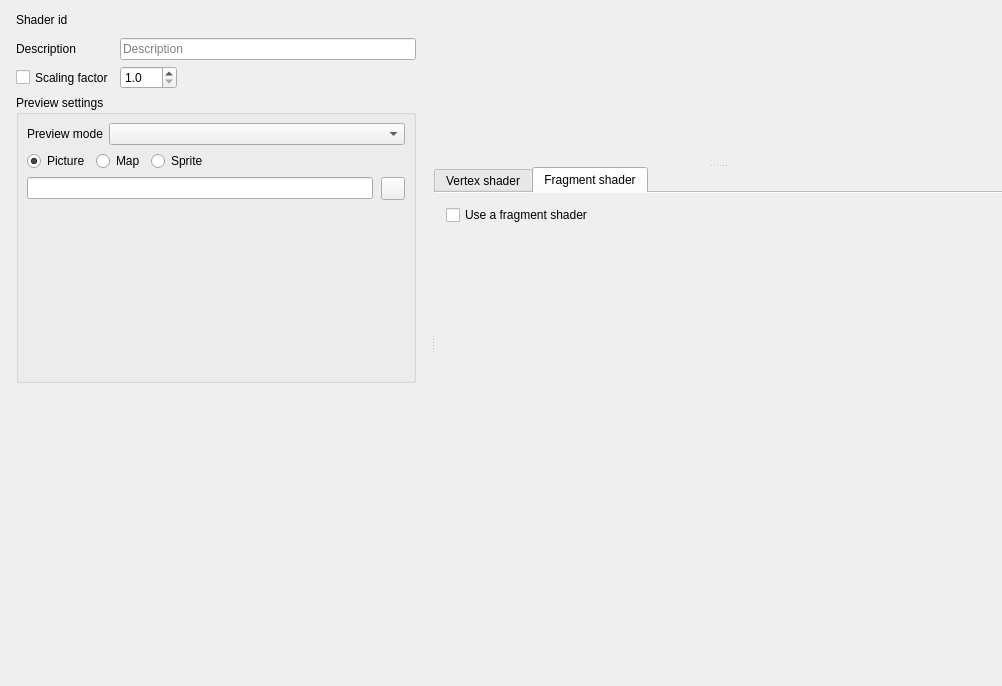
<?xml version="1.0" encoding="UTF-8"?>
<ui version="4.0">
 <class>SolarusEditor::ShaderEditor</class>
 <widget class="QWidget" name="SolarusEditor::ShaderEditor">
  <property name="geometry">
   <rect>
    <x>0</x>
    <y>0</y>
    <width>1002</width>
    <height>686</height>
   </rect>
  </property>
  <layout class="QVBoxLayout" name="verticalLayout_6">
   <property name="leftMargin">
    <number>0</number>
   </property>
   <property name="topMargin">
    <number>0</number>
   </property>
   <property name="rightMargin">
    <number>0</number>
   </property>
   <property name="bottomMargin">
    <number>0</number>
   </property>
   <item>
    <widget class="QSplitter" name="main_splitter">
     <property name="orientation">
      <enum>Qt::Orientation::Horizontal</enum>
     </property>
     <property name="handleWidth">
      <number>2</number>
     </property>
     <property name="childrenCollapsible">
      <bool>false</bool>
     </property>
     <widget class="QWidget" name="shader_properties_widget" native="true">
      <property name="sizePolicy">
       <sizepolicy hsizetype="Ignored" vsizetype="Preferred">
        <horstretch>0</horstretch>
        <verstretch>0</verstretch>
       </sizepolicy>
      </property>
      <property name="minimumSize">
       <size>
        <width>200</width>
        <height>0</height>
       </size>
      </property>
      <layout class="QVBoxLayout" name="vertical_layout">
       <property name="leftMargin">
        <number>16</number>
       </property>
       <property name="topMargin">
        <number>8</number>
       </property>
       <property name="rightMargin">
        <number>16</number>
       </property>
       <property name="bottomMargin">
        <number>16</number>
       </property>
       <item>
        <widget class="QWidget" name="shader_properties_group_box" native="true">
         <layout class="QFormLayout" name="formLayout">
          <property name="fieldGrowthPolicy">
           <enum>QFormLayout::FieldGrowthPolicy::ExpandingFieldsGrow</enum>
          </property>
          <property name="leftMargin">
           <number>0</number>
          </property>
          <property name="topMargin">
           <number>0</number>
          </property>
          <property name="rightMargin">
           <number>0</number>
          </property>
          <property name="bottomMargin">
           <number>0</number>
          </property>
          <item row="0" column="0">
           <widget class="QLabel" name="shader_id_label">
            <property name="toolTip">
             <string/>
            </property>
            <property name="text">
             <string>Shader id</string>
            </property>
           </widget>
          </item>
          <item row="0" column="1">
           <widget class="QLabel" name="shader_id_field">
            <property name="sizePolicy">
             <sizepolicy hsizetype="Expanding" vsizetype="Preferred">
              <horstretch>0</horstretch>
              <verstretch>0</verstretch>
             </sizepolicy>
            </property>
            <property name="minimumSize">
             <size>
              <width>0</width>
              <height>24</height>
             </size>
            </property>
            <property name="toolTip">
             <string>Filename of the shader program (without extension)</string>
            </property>
            <property name="text">
             <string/>
            </property>
            <property name="textInteractionFlags">
             <set>Qt::TextInteractionFlag::LinksAccessibleByMouse|Qt::TextInteractionFlag::TextSelectableByMouse</set>
            </property>
           </widget>
          </item>
          <item row="1" column="0">
           <widget class="QLabel" name="description_label">
            <property name="toolTip">
             <string/>
            </property>
            <property name="text">
             <string>Description</string>
            </property>
           </widget>
          </item>
          <item row="1" column="1">
           <widget class="QLineEdit" name="description_field">
            <property name="sizePolicy">
             <sizepolicy hsizetype="Expanding" vsizetype="Fixed">
              <horstretch>0</horstretch>
              <verstretch>0</verstretch>
             </sizepolicy>
            </property>
            <property name="toolTip">
             <string>User-friendly description to show in the editor</string>
            </property>
            <property name="placeholderText">
             <string>Description</string>
            </property>
            <property name="clearButtonEnabled">
             <bool>true</bool>
            </property>
           </widget>
          </item>
          <item row="2" column="0">
           <widget class="QCheckBox" name="scaling_factor_check_box">
            <property name="sizePolicy">
             <sizepolicy hsizetype="Minimum" vsizetype="Preferred">
              <horstretch>0</horstretch>
              <verstretch>0</verstretch>
             </sizepolicy>
            </property>
            <property name="text">
             <string>Scaling factor</string>
            </property>
           </widget>
          </item>
          <item row="2" column="1">
           <widget class="QDoubleSpinBox" name="scaling_factor_field">
            <property name="decimals">
             <number>1</number>
            </property>
            <property name="minimum">
             <double>1.000000000000000</double>
            </property>
            <property name="value">
             <double>1.000000000000000</double>
            </property>
           </widget>
          </item>
         </layout>
        </widget>
       </item>
       <item>
        <widget class="QGroupBox" name="preview_settings_group_box">
         <property name="sizePolicy">
          <sizepolicy hsizetype="Preferred" vsizetype="Minimum">
           <horstretch>0</horstretch>
           <verstretch>0</verstretch>
          </sizepolicy>
         </property>
         <property name="title">
          <string>Preview settings</string>
         </property>
         <property name="alignment">
          <set>Qt::AlignmentFlag::AlignLeading|Qt::AlignmentFlag::AlignLeft|Qt::AlignmentFlag::AlignTop</set>
         </property>
         <layout class="QVBoxLayout" name="verticalLayout_4">
          <property name="leftMargin">
           <number>8</number>
          </property>
          <property name="topMargin">
           <number>8</number>
          </property>
          <property name="rightMargin">
           <number>8</number>
          </property>
          <property name="bottomMargin">
           <number>8</number>
          </property>
          <item>
           <layout class="QFormLayout" name="preview_mode_layout">
            <property name="fieldGrowthPolicy">
             <enum>QFormLayout::FieldGrowthPolicy::ExpandingFieldsGrow</enum>
            </property>
            <property name="leftMargin">
             <number>0</number>
            </property>
            <property name="topMargin">
             <number>0</number>
            </property>
            <property name="rightMargin">
             <number>0</number>
            </property>
            <property name="bottomMargin">
             <number>0</number>
            </property>
            <item row="0" column="0">
             <widget class="QLabel" name="preview_mode_label">
              <property name="text">
               <string>Preview mode</string>
              </property>
             </widget>
            </item>
            <item row="0" column="1">
             <widget class="SolarusEditor::EnumSelector&lt;SolarusEditor::ShaderPreviewMode&gt;" name="preview_mode_selector">
              <property name="sizePolicy">
               <sizepolicy hsizetype="Expanding" vsizetype="Fixed">
                <horstretch>0</horstretch>
                <verstretch>0</verstretch>
               </sizepolicy>
              </property>
             </widget>
            </item>
           </layout>
          </item>
          <item>
           <layout class="QHBoxLayout" name="preview_type_layout">
            <property name="leftMargin">
             <number>0</number>
            </property>
            <property name="topMargin">
             <number>0</number>
            </property>
            <property name="rightMargin">
             <number>0</number>
            </property>
            <property name="bottomMargin">
             <number>0</number>
            </property>
            <item>
             <widget class="QRadioButton" name="preview_picture_radio">
              <property name="text">
               <string>Picture</string>
              </property>
              <property name="icon">
               <iconset resource="../../resources/images.qrc">
                <normaloff>:/images/icon_image.svg</normaloff>:/images/icon_image.svg</iconset>
              </property>
              <property name="checked">
               <bool>true</bool>
              </property>
             </widget>
            </item>
            <item>
             <widget class="QRadioButton" name="preview_map_radio">
              <property name="text">
               <string>Map</string>
              </property>
              <property name="icon">
               <iconset resource="../../resources/images.qrc">
                <normaloff>:/images/icon_resource_map.svg</normaloff>:/images/icon_resource_map.svg</iconset>
              </property>
             </widget>
            </item>
            <item>
             <widget class="QRadioButton" name="preview_sprite_radio">
              <property name="text">
               <string>Sprite</string>
              </property>
              <property name="icon">
               <iconset resource="../../resources/images.qrc">
                <normaloff>:/images/icon_resource_sprite.svg</normaloff>:/images/icon_resource_sprite.svg</iconset>
              </property>
             </widget>
            </item>
            <item>
             <spacer name="horizontal_spacer">
              <property name="orientation">
               <enum>Qt::Orientation::Horizontal</enum>
              </property>
              <property name="sizeHint" stdset="0">
               <size>
                <width>40</width>
                <height>20</height>
               </size>
              </property>
             </spacer>
            </item>
           </layout>
          </item>
          <item>
           <widget class="QStackedWidget" name="preview_file_widget">
            <property name="sizePolicy">
             <sizepolicy hsizetype="Expanding" vsizetype="Fixed">
              <horstretch>0</horstretch>
              <verstretch>0</verstretch>
             </sizepolicy>
            </property>
            <property name="currentIndex">
             <number>0</number>
            </property>
            <widget class="QWidget" name="preview_picture_page">
             <property name="sizePolicy">
              <sizepolicy hsizetype="Expanding" vsizetype="Minimum">
               <horstretch>0</horstretch>
               <verstretch>0</verstretch>
              </sizepolicy>
             </property>
             <layout class="QVBoxLayout" name="verticalLayout_8">
              <property name="leftMargin">
               <number>0</number>
              </property>
              <property name="topMargin">
               <number>0</number>
              </property>
              <property name="rightMargin">
               <number>0</number>
              </property>
              <property name="bottomMargin">
               <number>0</number>
              </property>
              <item>
               <layout class="QHBoxLayout" name="preview_picture_field_layout">
                <property name="spacing">
                 <number>8</number>
                </property>
                <property name="leftMargin">
                 <number>0</number>
                </property>
                <property name="topMargin">
                 <number>0</number>
                </property>
                <property name="rightMargin">
                 <number>0</number>
                </property>
                <property name="bottomMargin">
                 <number>0</number>
                </property>
                <item>
                 <widget class="QLineEdit" name="preview_picture_field">
                  <property name="sizePolicy">
                   <sizepolicy hsizetype="Expanding" vsizetype="Fixed">
                    <horstretch>0</horstretch>
                    <verstretch>0</verstretch>
                   </sizepolicy>
                  </property>
                  <property name="readOnly">
                   <bool>true</bool>
                  </property>
                 </widget>
                </item>
                <item>
                 <widget class="QToolButton" name="preview_picture_browse_button">
                  <property name="toolTip">
                   <string>Open a PNG file</string>
                  </property>
                  <property name="text">
                   <string/>
                  </property>
                  <property name="icon">
                   <iconset resource="../../resources/images.qrc">
                    <normaloff>:/images/icon_open.svg</normaloff>:/images/icon_open.svg</iconset>
                  </property>
                 </widget>
                </item>
               </layout>
              </item>
              <item>
               <spacer name="verticalSpacer_3">
                <property name="orientation">
                 <enum>Qt::Orientation::Vertical</enum>
                </property>
                <property name="sizeHint" stdset="0">
                 <size>
                  <width>0</width>
                  <height>0</height>
                 </size>
                </property>
               </spacer>
              </item>
             </layout>
            </widget>
            <widget class="QWidget" name="preview_map_page">
             <property name="sizePolicy">
              <sizepolicy hsizetype="Expanding" vsizetype="Minimum">
               <horstretch>0</horstretch>
               <verstretch>0</verstretch>
              </sizepolicy>
             </property>
             <layout class="QVBoxLayout" name="verticalLayout_9">
              <property name="leftMargin">
               <number>0</number>
              </property>
              <property name="topMargin">
               <number>0</number>
              </property>
              <property name="rightMargin">
               <number>0</number>
              </property>
              <property name="bottomMargin">
               <number>0</number>
              </property>
              <item>
               <widget class="SolarusEditor::ResourceSelector" name="preview_map_field">
                <property name="sizePolicy">
                 <sizepolicy hsizetype="Expanding" vsizetype="Fixed">
                  <horstretch>0</horstretch>
                  <verstretch>0</verstretch>
                 </sizepolicy>
                </property>
               </widget>
              </item>
              <item>
               <spacer name="verticalSpacer_2">
                <property name="orientation">
                 <enum>Qt::Orientation::Vertical</enum>
                </property>
                <property name="sizeHint" stdset="0">
                 <size>
                  <width>0</width>
                  <height>0</height>
                 </size>
                </property>
               </spacer>
              </item>
             </layout>
            </widget>
            <widget class="QWidget" name="preview_sprite_page">
             <property name="sizePolicy">
              <sizepolicy hsizetype="Expanding" vsizetype="Minimum">
               <horstretch>0</horstretch>
               <verstretch>0</verstretch>
              </sizepolicy>
             </property>
             <layout class="QVBoxLayout" name="verticalLayout_7">
              <property name="leftMargin">
               <number>0</number>
              </property>
              <property name="topMargin">
               <number>0</number>
              </property>
              <property name="rightMargin">
               <number>0</number>
              </property>
              <property name="bottomMargin">
               <number>30</number>
              </property>
              <item>
               <widget class="SolarusEditor::ResourceSelector" name="preview_sprite_field">
                <property name="sizePolicy">
                 <sizepolicy hsizetype="Expanding" vsizetype="Fixed">
                  <horstretch>0</horstretch>
                  <verstretch>0</verstretch>
                 </sizepolicy>
                </property>
               </widget>
              </item>
              <item>
               <layout class="QFormLayout" name="preview_sprite_details_layout">
                <property name="fieldGrowthPolicy">
                 <enum>QFormLayout::FieldGrowthPolicy::ExpandingFieldsGrow</enum>
                </property>
                <property name="labelAlignment">
                 <set>Qt::AlignmentFlag::AlignLeading|Qt::AlignmentFlag::AlignLeft|Qt::AlignmentFlag::AlignTop</set>
                </property>
                <property name="leftMargin">
                 <number>0</number>
                </property>
                <property name="topMargin">
                 <number>0</number>
                </property>
                <property name="rightMargin">
                 <number>0</number>
                </property>
                <property name="bottomMargin">
                 <number>0</number>
                </property>
                <item row="0" column="0">
                 <widget class="QLabel" name="preview_sprite_animation_label">
                  <property name="text">
                   <string>Animation</string>
                  </property>
                 </widget>
                </item>
                <item row="0" column="1">
                 <widget class="QComboBox" name="preview_sprite_animation_field">
                  <property name="sizePolicy">
                   <sizepolicy hsizetype="Expanding" vsizetype="Fixed">
                    <horstretch>0</horstretch>
                    <verstretch>0</verstretch>
                   </sizepolicy>
                  </property>
                 </widget>
                </item>
                <item row="1" column="0">
                 <widget class="QLabel" name="preview_sprite_direction_label">
                  <property name="text">
                   <string>Direction</string>
                  </property>
                 </widget>
                </item>
                <item row="1" column="1">
                 <widget class="QSpinBox" name="preview_sprite_direction_field">
                  <property name="sizePolicy">
                   <sizepolicy hsizetype="Preferred" vsizetype="Fixed">
                    <horstretch>0</horstretch>
                    <verstretch>0</verstretch>
                   </sizepolicy>
                  </property>
                  <property name="maximum">
                   <number>999999</number>
                  </property>
                 </widget>
                </item>
               </layout>
              </item>
              <item>
               <spacer name="verticalSpacer_4">
                <property name="orientation">
                 <enum>Qt::Orientation::Vertical</enum>
                </property>
                <property name="sizeHint" stdset="0">
                 <size>
                  <width>0</width>
                  <height>0</height>
                 </size>
                </property>
               </spacer>
              </item>
             </layout>
            </widget>
           </widget>
          </item>
          <item>
           <spacer name="verticalSpacer">
            <property name="orientation">
             <enum>Qt::Orientation::Vertical</enum>
            </property>
            <property name="sizeHint" stdset="0">
             <size>
              <width>20</width>
              <height>40</height>
             </size>
            </property>
           </spacer>
          </item>
         </layout>
        </widget>
       </item>
       <item>
        <spacer name="verticalSpacer_5">
         <property name="orientation">
          <enum>Qt::Orientation::Vertical</enum>
         </property>
         <property name="sizeHint" stdset="0">
          <size>
           <width>0</width>
           <height>0</height>
          </size>
         </property>
        </spacer>
       </item>
      </layout>
     </widget>
     <widget class="QSplitter" name="right_splitter">
      <property name="orientation">
       <enum>Qt::Orientation::Vertical</enum>
      </property>
      <property name="handleWidth">
       <number>2</number>
      </property>
      <property name="childrenCollapsible">
       <bool>false</bool>
      </property>
      <widget class="SolarusEditor::ShaderPreviewer" name="shader_previewer" native="true">
       <property name="sizePolicy">
        <sizepolicy hsizetype="Expanding" vsizetype="Expanding">
         <horstretch>0</horstretch>
         <verstretch>0</verstretch>
        </sizepolicy>
       </property>
       <layout class="QVBoxLayout" name="verticalLayout">
        <property name="leftMargin">
         <number>16</number>
        </property>
        <property name="topMargin">
         <number>16</number>
        </property>
        <property name="rightMargin">
         <number>16</number>
        </property>
        <property name="bottomMargin">
         <number>16</number>
        </property>
       </layout>
      </widget>
      <widget class="QTabWidget" name="shader_files_tab_widget">
       <property name="currentIndex">
        <number>1</number>
       </property>
       <property name="documentMode">
        <bool>true</bool>
       </property>
       <widget class="QWidget" name="vertex_shader_page">
        <property name="sizePolicy">
         <sizepolicy hsizetype="Preferred" vsizetype="MinimumExpanding">
          <horstretch>0</horstretch>
          <verstretch>0</verstretch>
         </sizepolicy>
        </property>
        <attribute name="icon">
         <iconset resource="../../resources/images.qrc">
          <normaloff>:/images/icon_shader_code.svg</normaloff>:/images/icon_shader_code.svg</iconset>
        </attribute>
        <attribute name="title">
         <string>Vertex shader</string>
        </attribute>
        <layout class="QVBoxLayout" name="verticalLayout_3" stretch="0,1">
         <property name="spacing">
          <number>0</number>
         </property>
         <property name="leftMargin">
          <number>0</number>
         </property>
         <property name="topMargin">
          <number>0</number>
         </property>
         <property name="rightMargin">
          <number>0</number>
         </property>
         <property name="bottomMargin">
          <number>0</number>
         </property>
         <item>
          <layout class="QVBoxLayout" name="verticalLayout_10">
           <property name="spacing">
            <number>0</number>
           </property>
           <property name="leftMargin">
            <number>12</number>
           </property>
           <property name="topMargin">
            <number>8</number>
           </property>
           <property name="rightMargin">
            <number>8</number>
           </property>
           <property name="bottomMargin">
            <number>0</number>
           </property>
           <item>
            <widget class="QCheckBox" name="vertex_file_check_box">
             <property name="minimumSize">
              <size>
               <width>0</width>
               <height>28</height>
              </size>
             </property>
             <property name="maximumSize">
              <size>
               <width>16777215</width>
               <height>28</height>
              </size>
             </property>
             <property name="text">
              <string>Use a vertex shader</string>
             </property>
            </widget>
           </item>
          </layout>
         </item>
         <item>
          <widget class="QStackedWidget" name="vertex_editor_stacked_widget">
           <property name="sizePolicy">
            <sizepolicy hsizetype="Preferred" vsizetype="MinimumExpanding">
             <horstretch>0</horstretch>
             <verstretch>0</verstretch>
            </sizepolicy>
           </property>
           <property name="currentIndex">
            <number>0</number>
           </property>
           <widget class="QWidget" name="vertex_editor_empty_page">
            <layout class="QVBoxLayout" name="verticalLayout_5">
             <property name="leftMargin">
              <number>0</number>
             </property>
             <property name="topMargin">
              <number>0</number>
             </property>
             <property name="rightMargin">
              <number>0</number>
             </property>
             <property name="bottomMargin">
              <number>0</number>
             </property>
            </layout>
           </widget>
           <widget class="QWidget" name="vertex_editor_normal_page">
            <layout class="QVBoxLayout" name="vertex_editor_layout" stretch="0,1">
             <property name="spacing">
              <number>0</number>
             </property>
             <property name="leftMargin">
              <number>0</number>
             </property>
             <property name="topMargin">
              <number>0</number>
             </property>
             <property name="rightMargin">
              <number>0</number>
             </property>
             <property name="bottomMargin">
              <number>0</number>
             </property>
             <item>
              <widget class="QWidget" name="vertex_file_toolbar" native="true">
               <layout class="QHBoxLayout" name="vertex_file_layout">
                <property name="spacing">
                 <number>8</number>
                </property>
                <property name="leftMargin">
                 <number>8</number>
                </property>
                <property name="topMargin">
                 <number>4</number>
                </property>
                <property name="rightMargin">
                 <number>8</number>
                </property>
                <property name="bottomMargin">
                 <number>8</number>
                </property>
                <item>
                 <widget class="QToolButton" name="vertex_file_new_button">
                  <property name="toolTip">
                   <string>New vertex shader file</string>
                  </property>
                  <property name="icon">
                   <iconset resource="../../resources/images.qrc">
                    <normaloff>:/images/icon_file.svg</normaloff>:/images/icon_file.svg</iconset>
                  </property>
                 </widget>
                </item>
                <item>
                 <layout class="QHBoxLayout" name="vertex_file_open_layout">
                  <property name="spacing">
                   <number>4</number>
                  </property>
                  <item>
                   <widget class="QLineEdit" name="vertex_file_field">
                    <property name="minimumSize">
                     <size>
                      <width>250</width>
                      <height>0</height>
                     </size>
                    </property>
                    <property name="readOnly">
                     <bool>true</bool>
                    </property>
                   </widget>
                  </item>
                  <item>
                   <widget class="QToolButton" name="vertex_file_browse_button">
                    <property name="toolTip">
                     <string>Open vertex shader file</string>
                    </property>
                    <property name="icon">
                     <iconset resource="../../resources/images.qrc">
                      <normaloff>:/images/icon_open.svg</normaloff>:/images/icon_open.svg</iconset>
                    </property>
                   </widget>
                  </item>
                 </layout>
                </item>
                <item>
                 <widget class="QToolButton" name="vertex_file_save_button">
                  <property name="toolTip">
                   <string>Save vertex shader file</string>
                  </property>
                  <property name="icon">
                   <iconset resource="../../resources/images.qrc">
                    <normaloff>:/images/icon_save.svg</normaloff>:/images/icon_save.svg</iconset>
                  </property>
                 </widget>
                </item>
                <item>
                 <spacer name="horizontal_spacer_3">
                  <property name="orientation">
                   <enum>Qt::Orientation::Horizontal</enum>
                  </property>
                  <property name="sizeHint" stdset="0">
                   <size>
                    <width>0</width>
                    <height>0</height>
                   </size>
                  </property>
                 </spacer>
                </item>
               </layout>
              </widget>
             </item>
             <item>
              <spacer name="vertex_editor_placeholder">
               <property name="orientation">
                <enum>Qt::Orientation::Vertical</enum>
               </property>
               <property name="sizeHint" stdset="0">
                <size>
                 <width>0</width>
                 <height>0</height>
                </size>
               </property>
              </spacer>
             </item>
            </layout>
           </widget>
          </widget>
         </item>
        </layout>
       </widget>
       <widget class="QWidget" name="fragment_shader_page">
        <property name="sizePolicy">
         <sizepolicy hsizetype="Preferred" vsizetype="MinimumExpanding">
          <horstretch>0</horstretch>
          <verstretch>0</verstretch>
         </sizepolicy>
        </property>
        <attribute name="icon">
         <iconset resource="../../resources/images.qrc">
          <normaloff>:/images/icon_shader_code.svg</normaloff>:/images/icon_shader_code.svg</iconset>
        </attribute>
        <attribute name="title">
         <string>Fragment shader</string>
        </attribute>
        <layout class="QVBoxLayout" name="verticalLayout_2" stretch="0,0">
         <property name="spacing">
          <number>0</number>
         </property>
         <property name="leftMargin">
          <number>0</number>
         </property>
         <property name="topMargin">
          <number>0</number>
         </property>
         <property name="rightMargin">
          <number>0</number>
         </property>
         <property name="bottomMargin">
          <number>0</number>
         </property>
         <item>
          <layout class="QVBoxLayout" name="verticalLayout_12">
           <property name="spacing">
            <number>0</number>
           </property>
           <property name="leftMargin">
            <number>12</number>
           </property>
           <property name="topMargin">
            <number>8</number>
           </property>
           <property name="rightMargin">
            <number>8</number>
           </property>
           <property name="bottomMargin">
            <number>0</number>
           </property>
           <item>
            <widget class="QCheckBox" name="fragment_file_check_box">
             <property name="minimumSize">
              <size>
               <width>0</width>
               <height>28</height>
              </size>
             </property>
             <property name="text">
              <string>Use a fragment shader</string>
             </property>
            </widget>
           </item>
          </layout>
         </item>
         <item>
          <widget class="QStackedWidget" name="fragment_editor_stacked_widget">
           <property name="sizePolicy">
            <sizepolicy hsizetype="Preferred" vsizetype="MinimumExpanding">
             <horstretch>0</horstretch>
             <verstretch>0</verstretch>
            </sizepolicy>
           </property>
           <property name="currentIndex">
            <number>0</number>
           </property>
           <widget class="QWidget" name="fragment_editor_empty_page">
            <layout class="QVBoxLayout" name="verticalLayout_11">
             <property name="leftMargin">
              <number>0</number>
             </property>
             <property name="topMargin">
              <number>0</number>
             </property>
             <property name="rightMargin">
              <number>0</number>
             </property>
             <property name="bottomMargin">
              <number>0</number>
             </property>
            </layout>
           </widget>
           <widget class="QWidget" name="fragment_editor_normal_page">
            <layout class="QVBoxLayout" name="fragment_editor_layout" stretch="0,1">
             <property name="spacing">
              <number>0</number>
             </property>
             <property name="leftMargin">
              <number>0</number>
             </property>
             <property name="topMargin">
              <number>0</number>
             </property>
             <property name="rightMargin">
              <number>0</number>
             </property>
             <property name="bottomMargin">
              <number>0</number>
             </property>
             <item>
              <widget class="QWidget" name="fragment_file_toolbar" native="true">
               <layout class="QHBoxLayout" name="fragment_file_layout">
                <property name="spacing">
                 <number>8</number>
                </property>
                <property name="leftMargin">
                 <number>8</number>
                </property>
                <property name="topMargin">
                 <number>4</number>
                </property>
                <property name="rightMargin">
                 <number>8</number>
                </property>
                <property name="bottomMargin">
                 <number>8</number>
                </property>
                <item>
                 <widget class="QToolButton" name="fragment_file_new_button">
                  <property name="toolTip">
                   <string>New fragment shader file</string>
                  </property>
                  <property name="icon">
                   <iconset resource="../../resources/images.qrc">
                    <normaloff>:/images/icon_shader_code.svg</normaloff>:/images/icon_shader_code.svg</iconset>
                  </property>
                 </widget>
                </item>
                <item>
                 <layout class="QHBoxLayout" name="fragment_file_open_layout">
                  <property name="spacing">
                   <number>4</number>
                  </property>
                  <item>
                   <widget class="QLineEdit" name="fragment_file_field">
                    <property name="minimumSize">
                     <size>
                      <width>250</width>
                      <height>0</height>
                     </size>
                    </property>
                    <property name="readOnly">
                     <bool>true</bool>
                    </property>
                   </widget>
                  </item>
                  <item>
                   <widget class="QToolButton" name="fragment_file_browse_button">
                    <property name="toolTip">
                     <string>Open fragment shader file</string>
                    </property>
                    <property name="icon">
                     <iconset resource="../../resources/images.qrc">
                      <normaloff>:/images/icon_open.svg</normaloff>:/images/icon_open.svg</iconset>
                    </property>
                   </widget>
                  </item>
                 </layout>
                </item>
                <item>
                 <widget class="QToolButton" name="fragment_file_save_button">
                  <property name="toolTip">
                   <string>Save fragment shader file</string>
                  </property>
                  <property name="icon">
                   <iconset resource="../../resources/images.qrc">
                    <normaloff>:/images/icon_save.svg</normaloff>:/images/icon_save.svg</iconset>
                  </property>
                 </widget>
                </item>
                <item>
                 <spacer name="horizontalSpacer">
                  <property name="orientation">
                   <enum>Qt::Orientation::Horizontal</enum>
                  </property>
                  <property name="sizeHint" stdset="0">
                   <size>
                    <width>0</width>
                    <height>0</height>
                   </size>
                  </property>
                 </spacer>
                </item>
               </layout>
              </widget>
             </item>
             <item>
              <spacer name="fragment_editor_placeholder">
               <property name="orientation">
                <enum>Qt::Orientation::Vertical</enum>
               </property>
               <property name="sizeHint" stdset="0">
                <size>
                 <width>0</width>
                 <height>0</height>
                </size>
               </property>
              </spacer>
             </item>
            </layout>
           </widget>
          </widget>
         </item>
        </layout>
       </widget>
      </widget>
     </widget>
    </widget>
   </item>
  </layout>
 </widget>
 <customwidgets>
  <customwidget>
   <class>SolarusEditor::ResourceSelector</class>
   <extends>QComboBox</extends>
   <header>include/widgets/resource_selector.h</header>
  </customwidget>
  <customwidget>
   <class>SolarusEditor::EnumSelector&lt;SolarusEditor::ShaderPreviewMode&gt;</class>
   <extends>QComboBox</extends>
   <header>include/shader_preview_mode_traits.h</header>
  </customwidget>
  <customwidget>
   <class>SolarusEditor::ShaderPreviewer</class>
   <extends>QWidget</extends>
   <header>include/widgets/shader_previewer.h</header>
   <container>1</container>
  </customwidget>
 </customwidgets>
 <resources>
  <include location="../../resources/images.qrc"/>
 </resources>
 <connections/>
</ui>
